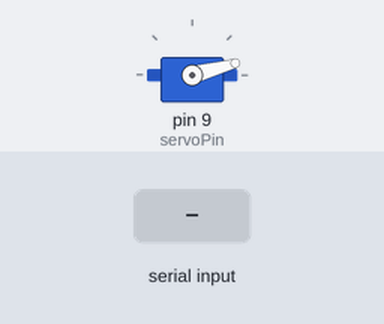
A sketch run on a simulated Arduino Uno, built with avr-gcc and run on an emulated ATmega328P. Parts: servo. The test bench sets the inputs (shaded band). What the sketch prints to the serial monitor is not drawn.

Above: at 1.2 s.
1.3 s: byte 30 received over Serial
At 2.4 s:
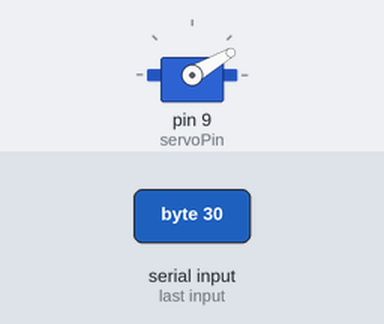
2.8 s: byte 90 received over Serial
At 3.6 s:
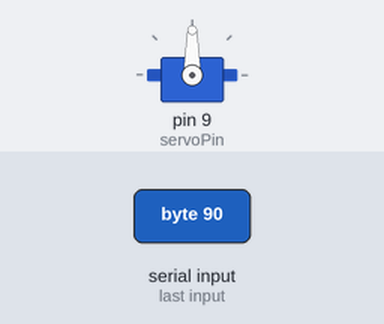
4.3 s: byte 120 received over Serial
At 4.7 s:
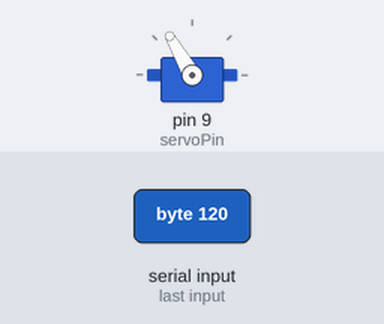
Timing chart, 0 to 7.3 s (numbered marks = the images above; inputs shaded):
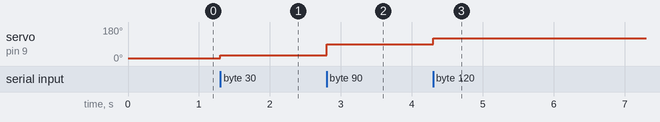

The sketch:

Arduino_comm.ino
```cpp
#include <Servo.h>

Servo beamServo;
const int servoPin = 9;
int angle = 15; // Beam at rest

void setup() {
  Serial.begin(9600);
  beamServo.attach(servoPin);
  beamServo.write(angle);
}

void loop() {
  if (Serial.available()) {
  angle = Serial.read();  // read raw byte;
  beamServo.write(angle);
  Serial.print("Angle received: ");
  // Serial.println(angle);
  }
}
```

Measured:
- after the input at 1.3 s, servo on pin 9 (servoPin): 15° → 30° at once
- after the input at 2.8 s, servo on pin 9 (servoPin): 30° → 90° at once
- after the input at 4.3 s, servo on pin 9 (servoPin): 90° → 120° at once
